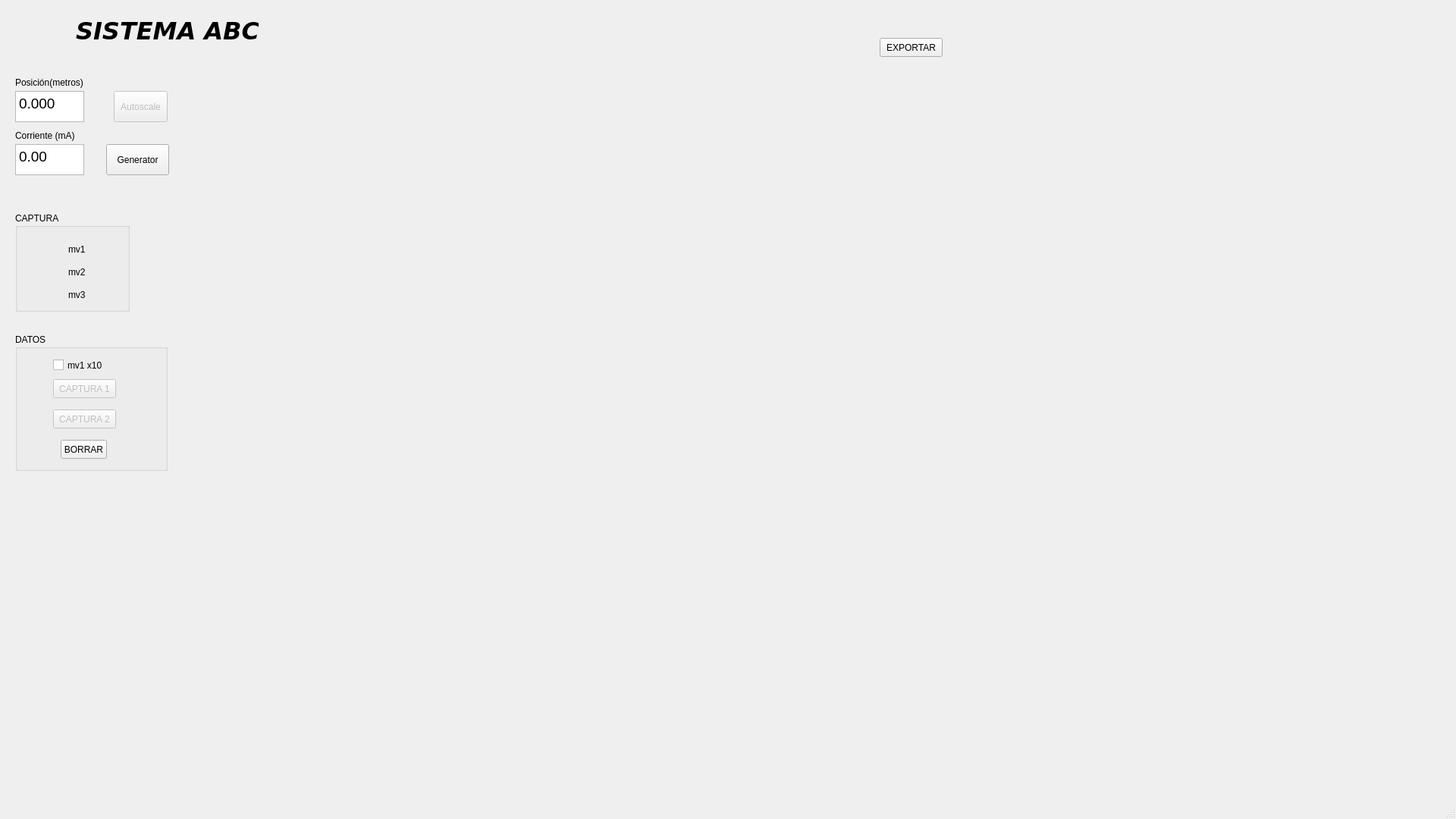
<?xml version="1.0" encoding="UTF-8"?>
<ui version="4.0">
 <class>MainWindow</class>
 <widget class="QMainWindow" name="MainWindow">
  <property name="geometry">
   <rect>
    <x>0</x>
    <y>0</y>
    <width>1920</width>
    <height>1080</height>
   </rect>
  </property>
  <property name="sizePolicy">
   <sizepolicy hsizetype="Maximum" vsizetype="Maximum">
    <horstretch>0</horstretch>
    <verstretch>0</verstretch>
   </sizepolicy>
  </property>
  <property name="windowTitle">
   <string>Software de control</string>
  </property>
  <widget class="QWidget" name="centralwidget">
   <widget class="QwtPlot" name="mv1">
    <property name="geometry">
     <rect>
      <x>260</x>
      <y>100</y>
      <width>311</width>
      <height>511</height>
     </rect>
    </property>
    <property name="autoReplot">
     <bool>true</bool>
    </property>
   </widget>
   <widget class="QLabel" name="label">
    <property name="geometry">
     <rect>
      <x>100</x>
      <y>20</y>
      <width>241</width>
      <height>41</height>
     </rect>
    </property>
    <property name="font">
     <font>
      <family>DejaVu Sans</family>
      <pointsize>24</pointsize>
      <weight>75</weight>
      <italic>true</italic>
      <bold>true</bold>
     </font>
    </property>
    <property name="text">
     <string>SISTEMA ABC</string>
    </property>
   </widget>
   <widget class="QwtPlot" name="mv2">
    <property name="geometry">
     <rect>
      <x>620</x>
      <y>100</y>
      <width>311</width>
      <height>511</height>
     </rect>
    </property>
    <property name="autoReplot">
     <bool>true</bool>
    </property>
   </widget>
   <widget class="QwtPlot" name="mv3">
    <property name="geometry">
     <rect>
      <x>970</x>
      <y>100</y>
      <width>311</width>
      <height>511</height>
     </rect>
    </property>
    <property name="autoReplot">
     <bool>true</bool>
    </property>
   </widget>
   <widget class="QTextEdit" name="posicion">
    <property name="geometry">
     <rect>
      <x>20</x>
      <y>120</y>
      <width>91</width>
      <height>41</height>
     </rect>
    </property>
    <property name="html">
     <string>&lt;!DOCTYPE HTML PUBLIC &quot;-//W3C//DTD HTML 4.0//EN&quot; &quot;http://www.w3.org/TR/REC-html40/strict.dtd&quot;&gt;
&lt;html&gt;&lt;head&gt;&lt;meta name=&quot;qrichtext&quot; content=&quot;1&quot; /&gt;&lt;style type=&quot;text/css&quot;&gt;
p, li { white-space: pre-wrap; }
&lt;/style&gt;&lt;/head&gt;&lt;body style=&quot; font-family:'Sans'; font-size:10pt; font-weight:400; font-style:normal;&quot;&gt;
&lt;p style=&quot; margin-top:0px; margin-bottom:0px; margin-left:0px; margin-right:0px; -qt-block-indent:0; text-indent:0px;&quot;&gt;&lt;span style=&quot; font-size:14pt;&quot;&gt;0.000&lt;/span&gt;&lt;/p&gt;&lt;/body&gt;&lt;/html&gt;</string>
    </property>
   </widget>
   <widget class="QGroupBox" name="groupBox">
    <property name="geometry">
     <rect>
      <x>20</x>
      <y>280</y>
      <width>151</width>
      <height>131</height>
     </rect>
    </property>
    <property name="title">
     <string>CAPTURA</string>
    </property>
    <property name="flat">
     <bool>false</bool>
    </property>
    <widget class="QWidget" name="gridLayoutWidget">
     <property name="geometry">
      <rect>
       <x>10</x>
       <y>30</y>
       <width>51</width>
       <height>101</height>
      </rect>
     </property>
     <layout class="QGridLayout" name="gridLayoutLedsCapture"/>
    </widget>
    <widget class="QLabel" name="label_8">
     <property name="geometry">
      <rect>
       <x>70</x>
       <y>40</y>
       <width>62</width>
       <height>17</height>
      </rect>
     </property>
     <property name="text">
      <string>mv1</string>
     </property>
    </widget>
    <widget class="QLabel" name="label_9">
     <property name="geometry">
      <rect>
       <x>70</x>
       <y>70</y>
       <width>62</width>
       <height>17</height>
      </rect>
     </property>
     <property name="text">
      <string>mv2</string>
     </property>
    </widget>
    <widget class="QLabel" name="label_10">
     <property name="geometry">
      <rect>
       <x>70</x>
       <y>100</y>
       <width>62</width>
       <height>17</height>
      </rect>
     </property>
     <property name="text">
      <string>mv3</string>
     </property>
    </widget>
   </widget>
   <widget class="QLabel" name="label_2">
    <property name="geometry">
     <rect>
      <x>20</x>
      <y>100</y>
      <width>131</width>
      <height>17</height>
     </rect>
    </property>
    <property name="text">
     <string>Posición(metros)</string>
    </property>
   </widget>
   <widget class="QGroupBox" name="Datos">
    <property name="geometry">
     <rect>
      <x>20</x>
      <y>440</y>
      <width>201</width>
      <height>181</height>
     </rect>
    </property>
    <property name="title">
     <string>DATOS</string>
    </property>
    <widget class="QPushButton" name="borrar">
     <property name="geometry">
      <rect>
       <x>60</x>
       <y>140</y>
       <width>61</width>
       <height>25</height>
      </rect>
     </property>
     <property name="text">
      <string>BORRAR</string>
     </property>
    </widget>
    <widget class="QPushButton" name="captura1">
     <property name="enabled">
      <bool>false</bool>
     </property>
     <property name="geometry">
      <rect>
       <x>50</x>
       <y>60</y>
       <width>83</width>
       <height>25</height>
      </rect>
     </property>
     <property name="text">
      <string>CAPTURA 1</string>
     </property>
     <property name="checkable">
      <bool>true</bool>
     </property>
    </widget>
    <widget class="QPushButton" name="captura2">
     <property name="enabled">
      <bool>false</bool>
     </property>
     <property name="geometry">
      <rect>
       <x>50</x>
       <y>100</y>
       <width>83</width>
       <height>25</height>
      </rect>
     </property>
     <property name="text">
      <string>CAPTURA 2</string>
     </property>
     <property name="checkable">
      <bool>true</bool>
     </property>
    </widget>
    <widget class="QCheckBox" name="amplificarx10">
     <property name="geometry">
      <rect>
       <x>50</x>
       <y>30</y>
       <width>131</width>
       <height>23</height>
      </rect>
     </property>
     <property name="text">
      <string>mv1 x10</string>
     </property>
    </widget>
   </widget>
   <widget class="QTextEdit" name="current">
    <property name="geometry">
     <rect>
      <x>20</x>
      <y>190</y>
      <width>91</width>
      <height>41</height>
     </rect>
    </property>
    <property name="html">
     <string>&lt;!DOCTYPE HTML PUBLIC &quot;-//W3C//DTD HTML 4.0//EN&quot; &quot;http://www.w3.org/TR/REC-html40/strict.dtd&quot;&gt;
&lt;html&gt;&lt;head&gt;&lt;meta name=&quot;qrichtext&quot; content=&quot;1&quot; /&gt;&lt;style type=&quot;text/css&quot;&gt;
p, li { white-space: pre-wrap; }
&lt;/style&gt;&lt;/head&gt;&lt;body style=&quot; font-family:'Sans'; font-size:10pt; font-weight:400; font-style:normal;&quot;&gt;
&lt;p style=&quot; margin-top:0px; margin-bottom:0px; margin-left:0px; margin-right:0px; -qt-block-indent:0; text-indent:0px;&quot;&gt;&lt;span style=&quot; font-size:14pt;&quot;&gt;0.00&lt;/span&gt;&lt;/p&gt;&lt;/body&gt;&lt;/html&gt;</string>
    </property>
   </widget>
   <widget class="QLabel" name="label_3">
    <property name="geometry">
     <rect>
      <x>20</x>
      <y>170</y>
      <width>101</width>
      <height>17</height>
     </rect>
    </property>
    <property name="text">
     <string>Corriente (mA)</string>
    </property>
   </widget>
   <widget class="QPushButton" name="exportar">
    <property name="geometry">
     <rect>
      <x>1160</x>
      <y>50</y>
      <width>83</width>
      <height>25</height>
     </rect>
    </property>
    <property name="text">
     <string>EXPORTAR</string>
    </property>
   </widget>
   <widget class="QPushButton" name="autoscale">
    <property name="enabled">
     <bool>false</bool>
    </property>
    <property name="geometry">
     <rect>
      <x>150</x>
      <y>120</y>
      <width>71</width>
      <height>41</height>
     </rect>
    </property>
    <property name="text">
     <string>Autoscale</string>
    </property>
   </widget>
   <widget class="QPushButton" name="generator">
    <property name="geometry">
     <rect>
      <x>140</x>
      <y>190</y>
      <width>83</width>
      <height>41</height>
     </rect>
    </property>
    <property name="text">
     <string>Generator</string>
    </property>
    <property name="checkable">
     <bool>true</bool>
    </property>
   </widget>
  </widget>
  <widget class="QMenuBar" name="menubar">
   <property name="geometry">
    <rect>
     <x>0</x>
     <y>0</y>
     <width>1920</width>
     <height>22</height>
    </rect>
   </property>
  </widget>
  <widget class="QStatusBar" name="statusbar"/>
 </widget>
 <customwidgets>
  <customwidget>
   <class>QwtPlot</class>
   <extends>QFrame</extends>
   <header>qwt_plot.h</header>
  </customwidget>
 </customwidgets>
 <resources/>
 <connections/>
</ui>
